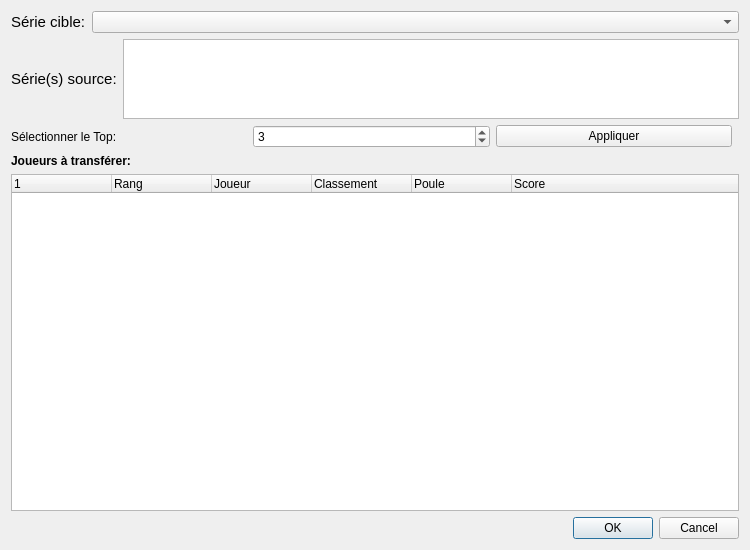
<?xml version="1.0" encoding="UTF-8"?>
<ui version="4.0">
 <class>DialogQualification</class>
 <widget class="QDialog" name="DialogQualification">
  <property name="geometry">
   <rect>
    <x>0</x>
    <y>0</y>
    <width>750</width>
    <height>550</height>
   </rect>
  </property>
  <property name="windowTitle">
   <string>Qualification / Transfert de joueurs</string>
  </property>
  <layout class="QVBoxLayout" name="verticalLayout">
   <item>
    <layout class="QHBoxLayout" name="horizontalLayoutTarget">
     <item>
      <widget class="QLabel" name="labelTarget">
       <property name="font">
        <font>
         <pointsize>11</pointsize>
        </font>
       </property>
       <property name="text">
        <string>Série cible:</string>
       </property>
      </widget>
     </item>
     <item>
      <widget class="QComboBox" name="comboBoxTarget">
       <property name="sizePolicy">
        <sizepolicy hsizetype="Expanding" vsizetype="Fixed">
         <horstretch>0</horstretch>
         <verstretch>0</verstretch>
        </sizepolicy>
       </property>
      </widget>
     </item>
    </layout>
   </item>
   <item>
    <layout class="QHBoxLayout" name="horizontalLayoutSource">
     <item>
      <widget class="QLabel" name="labelSource">
       <property name="font">
        <font>
         <pointsize>11</pointsize>
        </font>
       </property>
       <property name="text">
        <string>Série(s) source:</string>
       </property>
      </widget>
     </item>
     <item>
      <widget class="QListWidget" name="listWidgetSources">
       <property name="maximumSize">
        <size>
         <width>16777215</width>
         <height>80</height>
        </size>
       </property>
       <property name="selectionMode">
        <enum>QAbstractItemView::MultiSelection</enum>
       </property>
      </widget>
     </item>
    </layout>
   </item>
   <item>
    <layout class="QHBoxLayout" name="horizontalLayoutTopN">
     <item>
      <widget class="QLabel" name="labelTopN">
       <property name="text">
        <string>Sélectionner le Top:</string>
       </property>
      </widget>
     </item>
     <item>
      <widget class="QSpinBox" name="spinBoxTopN">
       <property name="minimum">
        <number>1</number>
       </property>
       <property name="maximum">
        <number>100</number>
       </property>
       <property name="value">
        <number>3</number>
       </property>
      </widget>
     </item>
     <item>
      <widget class="QPushButton" name="pushButtonApplyTopN">
       <property name="text">
        <string>Appliquer</string>
       </property>
      </widget>
     </item>
     <item>
      <spacer name="horizontalSpacer">
       <property name="orientation">
        <enum>Qt::Horizontal</enum>
       </property>
      </spacer>
     </item>
    </layout>
   </item>
   <item>
    <widget class="QLabel" name="labelPlayers">
     <property name="font">
      <font>
       <bold>true</bold>
      </font>
     </property>
     <property name="text">
      <string>Joueurs à transférer:</string>
     </property>
    </widget>
   </item>
   <item>
    <widget class="QTreeWidget" name="treeWidgetPlayers">
     <property name="alternatingRowColors">
      <bool>true</bool>
     </property>
     <column>
      <property name="text">
       <string></string>
      </property>
     </column>
     <column>
      <property name="text">
       <string>Rang</string>
      </property>
     </column>
     <column>
      <property name="text">
       <string>Joueur</string>
      </property>
     </column>
     <column>
      <property name="text">
       <string>Classement</string>
      </property>
     </column>
     <column>
      <property name="text">
       <string>Poule</string>
      </property>
     </column>
     <column>
      <property name="text">
       <string>Score</string>
      </property>
     </column>
    </widget>
   </item>
   <item>
    <widget class="QDialogButtonBox" name="buttonBox">
     <property name="orientation">
      <enum>Qt::Horizontal</enum>
     </property>
     <property name="standardButtons">
      <set>QDialogButtonBox::Cancel|QDialogButtonBox::Ok</set>
     </property>
    </widget>
   </item>
  </layout>
 </widget>
 <resources/>
 <connections>
  <connection>
   <sender>buttonBox</sender>
   <signal>rejected()</signal>
   <receiver>DialogQualification</receiver>
   <slot>reject()</slot>
   <hints>
    <hint type="sourcelabel">
     <x>316</x>
     <y>260</y>
    </hint>
    <hint type="destinationlabel">
     <x>286</x>
     <y>274</y>
    </hint>
   </hints>
  </connection>
 </connections>
</ui>
